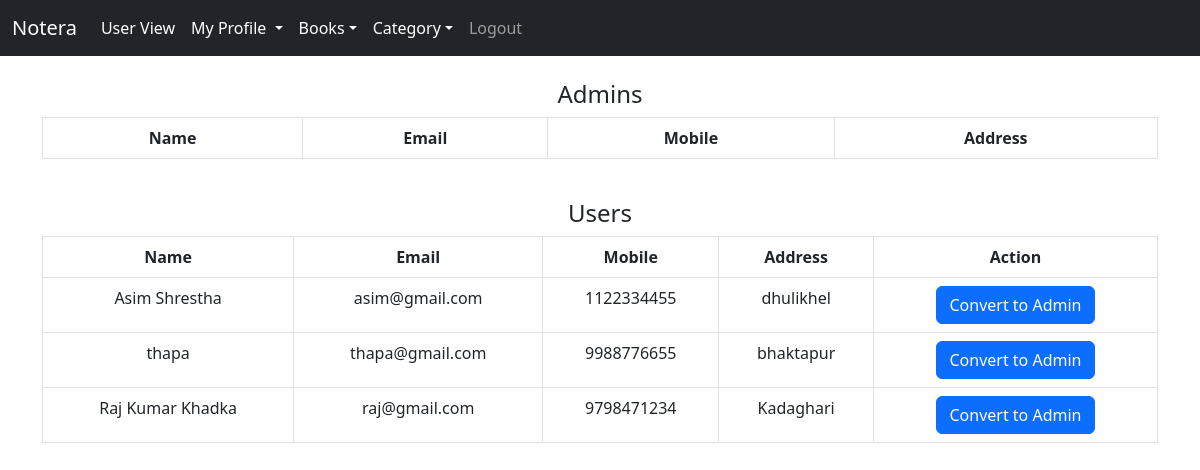
/admin/Regusers.php (signed in), run on the app's committed database.
### tables this page shows
CREATE TABLE `users` (
  `id` int(11) NOT NULL,
  `name` varchar(50) NOT NULL,
  `email` varchar(100) NOT NULL,
  `password` varchar(255) NOT NULL,
  `mobile` varchar(10) DEFAULT NULL,
  `address` varchar(250) NOT NULL,
  `role` varchar(255) DEFAULT NULL
);

### admin/Regusers.php (the view, shortened to what this page needs)
<?php
$connection = mysqli_connect("localhost", "root", "");
$queryUser = "SELECT * FROM users WHERE role = 'user'";
?>
<!DOCTYPE html>
<html lang="en">
<head>
    <link href="https://cdn.jsdelivr.net/npm/bootstrap@5.3.0/dist/css/bootstrap.min.css" rel="stylesheet"
>
</head>
<body>
<nav class="navbar navbar-expand-lg navbar-dark bg-dark">
		<div class="container-fluid">
			<div class="collapse navbar-collapse" id="navbarSupportedContent">
				<ul class="navbar-nav me-auto mb-2 mb-lg-0">
					<a class="navbar-brand" href="admin_dashboard.php">Notera</a>
					<li class="nav-item">
						<a class="nav-link active" href="../user_dashboard.php">User View</a>
					</li>
					<li class="nav-item dropdown">
						<a class="nav-link dropdown-toggle active" role="button" data-bs-toggle="dropdown">My Profile </a>
					</li>
				<li class="nav-item dropdown">
					<a class="nav-link dropdown-toggle active" role="button" data-bs-toggle="dropdown">Books</a>
				<li>
				<li class="nav-item dropdown">
					<a class="nav-link dropdown-toggle active" role="button" data-bs-toggle="dropdown">Category</a>
						<li?><a class="dropdown-item" href="manage_cat.php">Manage Category</a></li>
					</ul>
				<li>
				<li class="nav-item">
					<a class="nav-link" href="../logout.php">Logout</a>
				</li>
			</div>
		</div>
</nav><br>
<div class="container">
    <div class="row">
        <div class="col-md-12">
            <center><h4>Admins</h4></center>
            <table class="table table-bordered" style="text-align: center">
                <tr>
                    <th>Name</th>
                    <th>Email</th>
                    <th>Mobile</th>
                    <th>Address</th>
                </tr>
            </table>
        </div>
    </div>
    <div class="row mt-4">
        <div class="col-md-12">
            <center><h4>Users</h4></center>
            <table class="table table-bordered" style="text-align: center">
                <tr>
                    <th>Name</th>
                    <th>Email</th>
                    <th>Mobile</th>
                    <th>Address</th>
                    <th>Action</th>
                </tr>
                <?php
                $query_run = mysqli_query($connection, $queryUser);
                while ($row = mysqli_fetch_assoc($query_run)) {
                    $userId = $row['id'];
                    $name = $row['name'];
                    $email = $row['email'];
                    $mobile = $row['mobile'];
                    $address = $row['address'];
                    echo "<tr><td>$name</td><td>$email</td><td>$mobile</td><td>$address</td>
                          <td>
                              <form method='post'>
                                  <input type='hidden' name='user_id' value='$userId'>
                                  <button type='submit' class='btn btn-primary'>Convert to Admin</button>
                              </form>
                          </td>
                          </tr>";
                }
                ?>
            </table>
        </div>
    </div>
</div>
</body>
</html>

### data on the page
users: name "Asim Shrestha", email "asim@gmail.com", mobile "1122334455", address "dhulikhel"
users: name "thapa", email "thapa@gmail.com", mobile "9988776655", address "bhaktapur"
users: name "Raj Kumar Khadka", email "raj@gmail.com", mobile "9798471234", address "Kadaghari"
